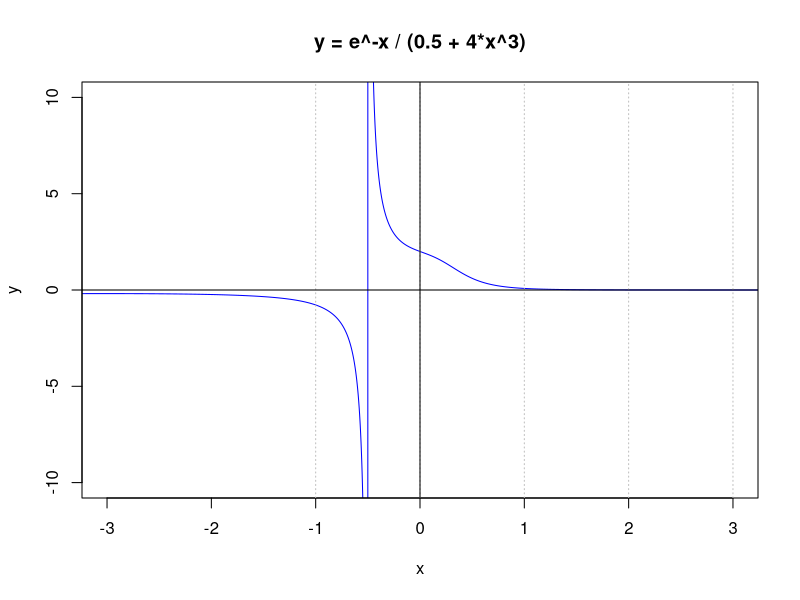

Here is the R script that generated this plot:
## simpson method with absolute error
simpson <- function(f, a, b, eps = 1e-06) {
  n = 4
  s1 = ((b-a) / (3*n)) * (f(0) + 4*f(1) + f(2))
  repeat {
    h <- (b-a) / n
    
    x <- seq.int(a, b, length.out = n+1)
    x <- x[-1]
    x <- x[-length(x)]
    
    s2 <- (h/3)*(f(a) + 4*sum(f(x[seq.int(1, length(x), 2)])) + 2*sum(f(x[seq.int(2, length(x), 2)])) + f(b))
    
    if (abs(s2-s1) < eps)                                # compare absolute error
      break
    
    s1 <- s2
    n <- n + 2
  }
  print(n)
  print(s2)
}

e <- exp(1)
f <- function(x) { e^-x / (0.5 + 4*x^3) }

x <- seq(-10, 10, length.out = 10000)
y <- f(x)
plot(x, y, xlim = c(-3, 3), ylim = c(-10, 10), type = "l", col = "Blue", 
     main = "y = e^-x / (0.5 + 4*x^3)")
abline(v = -1:5, col = "Gray", lty = 3)
abline(v = 0, lty = 1)
abline(h = 0, lty = 1)

simpson(f, 0, 3)
integrate(f, 0, 3)